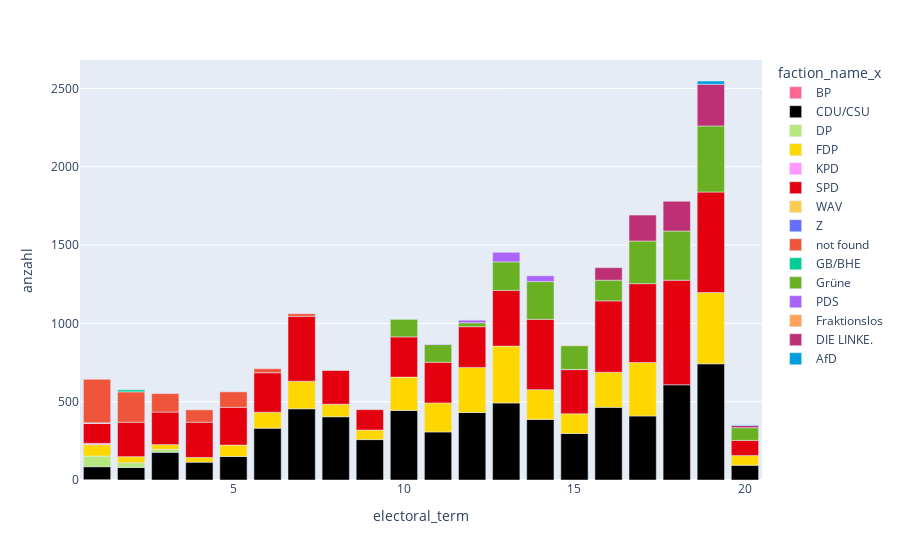

Notebook cell for this chart:
### Code cell
px.bar(grouped_faction[grouped_faction["type"] == "Heiterkeit"], 
       x="electoral_term",
       y="anzahl",
       color="faction_name_x",
       color_discrete_map=color_map,)

### Figure 1 — Plotly figure (JSON) as saved in the notebook; plotly's stock layout.template omitted (floating-point values rounded to 4 significant figures)
{"data": [{"alignmentgroup": "True", "hovertemplate": "faction_name_x=BP<br>electoral_term=%{x}<br>anzahl=%{y}<extra></extra>", "legendgroup": "BP", "marker": {"color": "#FF6692", "pattern": {"shape": ""}}, "name": "BP", "offsetgroup": "BP", "orientation": "v", "showlegend": true, "textposition": "auto", "type": "bar", "x": [1], "xaxis": "x", "y": [2], "yaxis": "y"}, {"alignmentgroup": "True", "hovertemplate": "faction_name_x=CDU/CSU<br>electoral_term=%{x}<br>anzahl=%{y}<extra></extra>", "legendgroup": "CDU/CSU", "marker": {"color": "black", "pattern": {"shape": ""}}, "name": "CDU/CSU", "offsetgroup": "CDU/CSU", "orientation": "v", "showlegend": true, "textposition": "auto", "type": "bar", "x": [1, 2, 3, 4, 5, 6, 7, 8, 9, 10, 11, 12, 13, 14, 15, 16, 17, 18, 19, 20], "xaxis": "x", "y": [83, 80, 177, 114, 150, 331, 455, 404, 258, 444, 307, 431, 492, 387, 297, 464, 409, 608, 742, 94], "yaxis": "y"}, {"alignmentgroup": "True", "hovertemplate": "faction_name_x=DP<br>electoral_term=%{x}<br>anzahl=%{y}<extra></extra>", "legendgroup": "DP", "marker": {"color": "#B6E880", "pattern": {"shape": ""}}, "name": "DP", "offsetgroup": "DP", "orientation": "v", "showlegend": true, "textposition": "auto", "type": "bar", "x": [1, 2, 3], "xaxis": "x", "y": [68, 30, 19], "yaxis": "y"}, {"alignmentgroup": "True", "hovertemplate": "faction_name_x=FDP<br>electoral_term=%{x}<br>anzahl=%{y}<extra></extra>", "legendgroup": "FDP", "marker": {"color": "#FFD700", "pattern": {"shape": ""}}, "name": "FDP", "offsetgroup": "FDP", "orientation": "v", "showlegend": true, "textposition": "auto", "type": "bar", "x": [1, 2, 3, 4, 5, 6, 7, 8, 9, 10, 11, 12, 13, 14, 15, 16, 17, 19, 20], "xaxis": "x", "y": [73, 39, 30, 30, 73, 102, 176, 80, 61, 213, 185, 288, 363, 190, 126, 224, 341, 455, 62], "yaxis": "y"}, {"alignmentgroup": "True", "hovertemplate": "faction_name_x=KPD<br>electoral_term=%{x}<br>anzahl=%{y}<extra></extra>", "legendgroup": "KPD", "marker": {"color": "#FF97FF", "pattern": {"shape": ""}}, "name": "KPD", "offsetgroup": "KPD", "orientation": "v", "showlegend": true, "textposition": "auto", "type": "bar", "x": [1], "xaxis": "x", "y": [8], "yaxis": "y"}, {"alignmentgroup": "True", "hovertemplate": "faction_name_x=SPD<br>electoral_term=%{x}<br>anzahl=%{y}<extra></extra>", "legendgroup": "SPD", "marker": {"color": "#E3000F", "pattern": {"shape": ""}}, "name": "SPD", "offsetgroup": "SPD", "orientation": "v", "showlegend": true, "textposition": "auto", "type": "bar", "x": [1, 2, 3, 4, 5, 6, 7, 8, 9, 10, 11, 12, 13, 14, 15, 16, 17, 18, 19, 20], "xaxis": "x", "y": [128, 220, 208, 225, 241, 252, 414, 215, 130, 257, 260, 260, 356, 449, 282, 456, 504, 668, 642, 97], "yaxis": "y"}, {"alignmentgroup": "True", "hovertemplate": "faction_name_x=WAV<br>electoral_term=%{x}<br>anzahl=%{y}<extra></extra>", "legendgroup": "WAV", "marker": {"color": "#FECB52", "pattern": {"shape": ""}}, "name": "WAV", "offsetgroup": "WAV", "orientation": "v", "showlegend": true, "textposition": "auto", "type": "bar", "x": [1], "xaxis": "x", "y": [1], "yaxis": "y"}, {"alignmentgroup": "True", "hovertemplate": "faction_name_x=Z<br>electoral_term=%{x}<br>anzahl=%{y}<extra></extra>", "legendgroup": "Z", "marker": {"color": "#636efa", "pattern": {"shape": ""}}, "name": "Z", "offsetgroup": "Z", "orientation": "v", "showlegend": true, "textposition": "auto", "type": "bar", "x": [1], "xaxis": "x", "y": [2], "yaxis": "y"}, {"alignmentgroup": "True", "hovertemplate": "faction_name_x=not found<br>electoral_term=%{x}<br>anzahl=%{y}<extra></extra>", "legendgroup": "not found", "marker": {"color": "#EF553B", "pattern": {"shape": ""}}, "name": "not found", "offsetgroup": "not found", "orientation": "v", "showlegend": true, "textposition": "auto", "type": "bar", "x": [1, 2, 3, 4, 5, 6, 7, 15], "xaxis": "x", "y": [278, 194, 118, 79, 99, 26, 17, 1], "yaxis": "y"}, {"alignmentgroup": "True", "hovertemplate": "faction_name_x=GB/BHE<br>electoral_term=%{x}<br>anzahl=%{y}<extra></extra>", "legendgroup": "GB/BHE", "marker": {"color": "#00cc96", "pattern": {"shape": ""}}, "name": "GB/BHE", "offsetgroup": "GB/BHE", "orientation": "v", "showlegend": true, "textposition": "auto", "type": "bar", "x": [2], "xaxis": "x", "y": [13], "yaxis": "y"}, {"alignmentgroup": "True", "hovertemplate": "faction_name_x=Grüne<br>electoral_term=%{x}<br>anzahl=%{y}<extra></extra>", "legendgroup": "Grüne", "marker": {"color": "#6AB023", "pattern": {"shape": ""}}, "name": "Grüne", "offsetgroup": "Grüne", "orientation": "v", "showlegend": true, "textposition": "auto", "type": "bar", "x": [10, 11, 12, 13, 14, 15, 16, 17, 18, 19, 20], "xaxis": "x", "y": [112, 113, 25, 182, 241, 152, 132, 272, 314, 422, 81], "yaxis": "y"}, {"alignmentgroup": "True", "hovertemplate": "faction_name_x=PDS<br>electoral_term=%{x}<br>anzahl=%{y}<extra></extra>", "legendgroup": "PDS", "marker": {"color": "#ab63fa", "pattern": {"shape": ""}}, "name": "PDS", "offsetgroup": "PDS", "orientation": "v", "showlegend": true, "textposition": "auto", "type": "bar", "x": [11, 12, 13, 14], "xaxis": "x", "y": [3, 18, 61, 37], "yaxis": "y"}, {"alignmentgroup": "True", "hovertemplate": "faction_name_x=Fraktionslos<br>electoral_term=%{x}<br>anzahl=%{y}<extra></extra>", "legendgroup": "Fraktionslos", "marker": {"color": "#FFA15A", "pattern": {"shape": ""}}, "name": "Fraktionslos", "offsetgroup": "Fraktionslos", "orientation": "v", "showlegend": true, "textposition": "auto", "type": "bar", "x": [12, 15], "xaxis": "x", "y": [1, 3], "yaxis": "y"}, {"alignmentgroup": "True", "hovertemplate": "faction_name_x=DIE LINKE.<br>electoral_term=%{x}<br>anzahl=%{y}<extra></extra>", "legendgroup": "DIE LINKE.", "marker": {"color": "#BE3075", "pattern": {"shape": ""}}, "name": "DIE LINKE.", "offsetgroup": "DIE LINKE.", "orientation": "v", "showlegend": true, "textposition": "auto", "type": "bar", "x": [16, 17, 18, 19, 20], "xaxis": "x", "y": [80, 166, 190, 266, 14], "yaxis": "y"}, {"alignmentgroup": "True", "hovertemplate": "faction_name_x=AfD<br>electoral_term=%{x}<br>anzahl=%{y}<extra></extra>", "legendgroup": "AfD", "marker": {"color": "#009EE0", "pattern": {"shape": ""}}, "name": "AfD", "offsetgroup": "AfD", "orientation": "v", "showlegend": true, "textposition": "auto", "type": "bar", "x": [19, 20], "xaxis": "x", "y": [21, 4], "yaxis": "y"}], "layout": {"barmode": "relative", "legend": {"title": {"text": "faction_name_x"}, "tracegroupgap": 0}, "margin": {"t": 60}, "xaxis": {"anchor": "y", "domain": [0, 1], "title": {"text": "electoral_term"}}, "yaxis": {"anchor": "x", "domain": [0, 1], "title": {"text": "anzahl"}}}}
